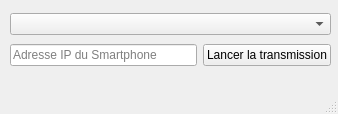
<?xml version="1.0" encoding="UTF-8"?>
<ui version="4.0">
 <class>MainWindow</class>
 <widget class="QMainWindow" name="MainWindow">
  <property name="enabled">
   <bool>true</bool>
  </property>
  <property name="geometry">
   <rect>
    <x>0</x>
    <y>0</y>
    <width>338</width>
    <height>114</height>
   </rect>
  </property>
  <property name="minimumSize">
   <size>
    <width>338</width>
    <height>114</height>
   </size>
  </property>
  <property name="maximumSize">
   <size>
    <width>338</width>
    <height>114</height>
   </size>
  </property>
  <property name="windowTitle">
   <string>Resonance</string>
  </property>
  <widget class="QWidget" name="centralwidget">
   <widget class="QWidget" name="verticalLayoutWidget">
    <property name="geometry">
     <rect>
      <x>10</x>
      <y>10</y>
      <width>321</width>
      <height>61</height>
     </rect>
    </property>
    <layout class="QVBoxLayout" name="verticalLayout">
     <item>
      <widget class="QComboBox" name="comboBoxAppareil"/>
     </item>
     <item>
      <layout class="QHBoxLayout" name="horizontalLayout">
       <item>
        <widget class="QLineEdit" name="IPAdressLineEdit">
         <property name="placeholderText">
          <string>Adresse IP du Smartphone</string>
         </property>
        </widget>
       </item>
       <item>
        <widget class="QPushButton" name="startButton">
         <property name="text">
          <string>Lancer la transmission</string>
         </property>
        </widget>
       </item>
      </layout>
     </item>
    </layout>
   </widget>
  </widget>
  <widget class="QMenuBar" name="menubar">
   <property name="geometry">
    <rect>
     <x>0</x>
     <y>0</y>
     <width>338</width>
     <height>17</height>
    </rect>
   </property>
  </widget>
  <widget class="QStatusBar" name="statusbar"/>
 </widget>
 <resources/>
 <connections/>
</ui>
